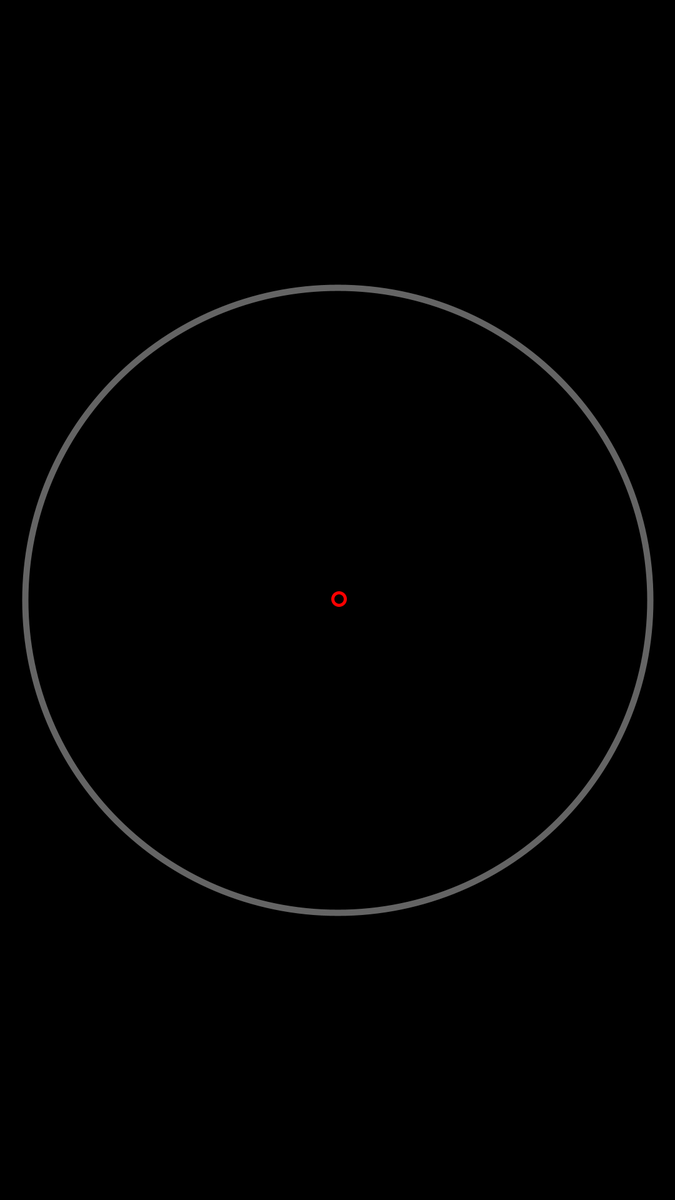
Frame 1 (no input)
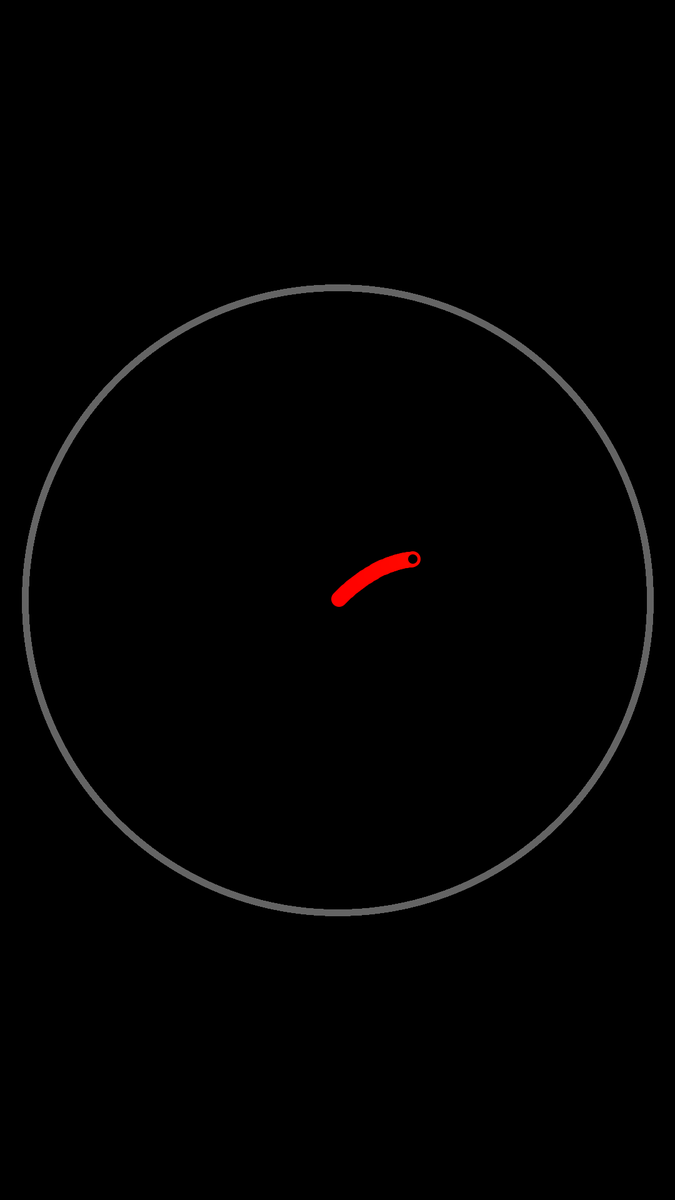
Frame 60 (the mouse pressed at the canvas centre just before this capture)
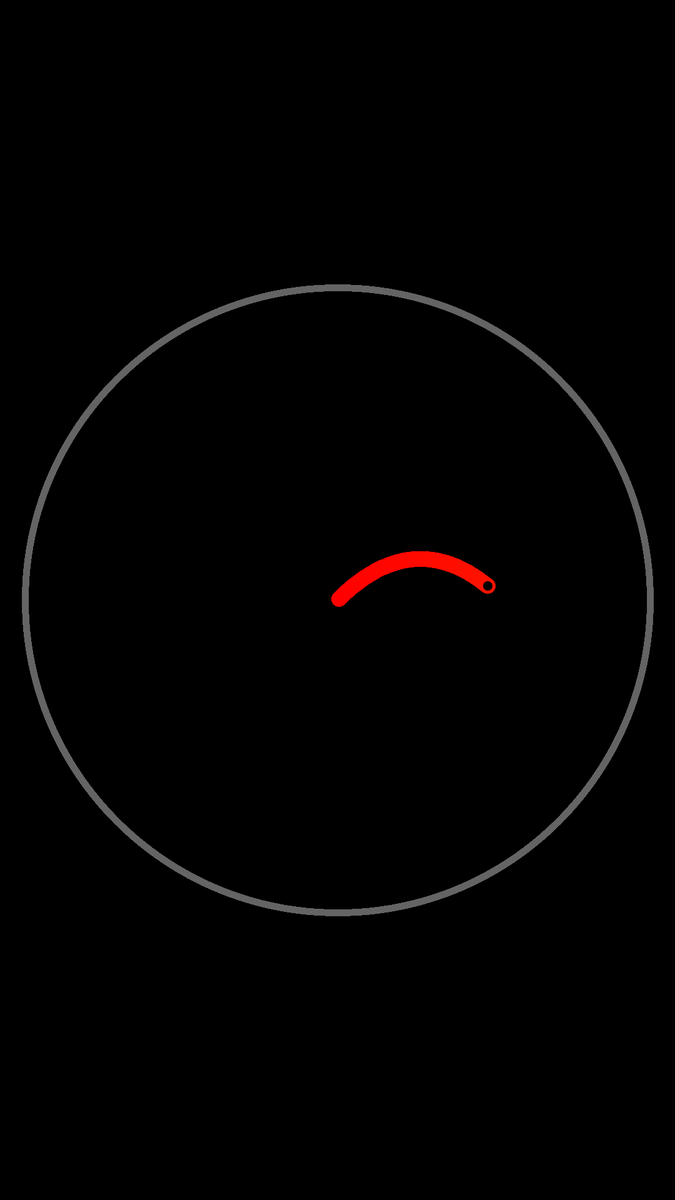
Frame 120 (the mouse held since frame 60 and released just before this capture)

The Processing sketch that drew these frames (run headless with seeded random() and noise(); from frame 60 on, the mouse is pressed at the canvas centre):

// Processing sketch: satisfying
// ── satisfying.pde
PVector center;
float bigRadius = 500;
float ballRadius = 10;
PVector ballPos;
PVector ballVel;
PVector gravity;
float currentHue = 0;

void setup() {
  size(1080, 1920);
  background(0);
  smooth(128);
  colorMode(HSB, 255);  // HSB for easy hue cycling
  center = new PVector(width/2, height/2);
  ballPos = center.copy();
  ballVel = new PVector(2, -2);
  gravity = new PVector(0, 0.03);
}

void draw() {
  frameRate(240);

  // Draw the outer boundary
  noFill();
  stroke(100);  // Light gray outline
  strokeWeight(10);
  ellipse(center.x, center.y, bigRadius*2, bigRadius*2);

  // Gravity + motion
  ballVel.add(gravity);
  ballPos.add(ballVel);

  // Collision with border
  PVector toBall = PVector.sub(ballPos, center);
  float dist = toBall.mag();
  if (dist >= bigRadius - ballRadius) {
    toBall.normalize();
    float dot = ballVel.dot(toBall);
    ballVel = PVector.sub(ballVel, PVector.mult(toBall, 2 * dot));
    ballVel.mult(1.01);
    ballRadius += 1;
    ballPos = center.copy().add(toBall.mult(bigRadius - ballRadius));
  }

  // 🔄 Update hue over time
  currentHue = (currentHue + 0.025) % 255;

  // Draw the ball with time-based hue
  strokeWeight(5);
  stroke(currentHue, 255, 255);  // Full saturation & brightness
  fill(0);
  ellipse(ballPos.x, ballPos.y, ballRadius*2, ballRadius*2);
}
